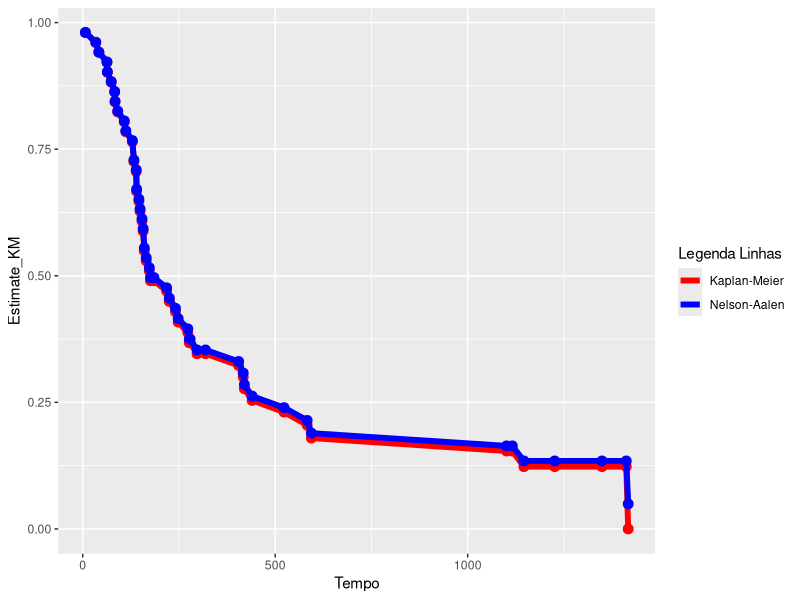

Here is the R script that generated this plot:
## ---- chunk 1
library(survival)
library(ggfortify)
library(dplyr)
## ---- chunk 2
tempo_mediano <- function(obj){
  obj <- obj |> filter(n.event != 0) |> select(estimate, time)
  y0 = obj |> filter(estimate > 0.5) |> select(estimate) |> tail(n=1)
  y1 = obj |> filter(estimate < 0.5) |> select(estimate) |> head(n=1)
  x0 = obj |> filter(estimate > 0.5) |> select(time) |> tail(n=1)
  x1 = obj |> filter(estimate < 0.5) |> select(time) |> head(n=1)
  (0.5 - y0)/(y1 - y0)*(x1 - x0) + x0
}
tempo_medio<- function(obj){
  if(obj |> tail(n=1) |> filter(n.event != 0) |> nrow() == 0){
    temp = obj |> tail(n=1) |> with(time)
  }else{
    temp = c()
  }
  obj <- obj |> filter(n.event != 0) |> select(estimate, time)
  temp <- obj |> with(time) |> c(temp)
  sobre <- obj |> with(estimate)
  temp_medio = 0
  for(i in 1:(length(temp)-1)){
    temp_medio = temp_medio+sobre[i]*(temp[i+1] - temp[i])
  }
  temp_medio = temp_medio + temp[1]
  temp_medio
}

interpolacao <- function(obj, temp){
  obj <- obj |> filter(n.event != 0) |> select(estimate, time)
  y0 = obj |> filter(time < temp) |> select(estimate) |> tail(n=1)
  y1 = obj |> filter(time > temp) |> select(estimate) |> head(n=1)
  x0 = obj |> filter(time < temp) |> select(time) |> tail(n=1)
  x1 = obj |> filter(time > temp) |> select(time) |> head(n=1)
  (temp-x0)/(x1 - x0)*(y1 - y0) + y0
  
}

prob <- function(obj, temp){
  y_ = interpolacao(obj, temp)
  obj <- obj |> filter(n.event != 0) |> select(estimate, time)
  y = obj |> filter(time == temp) |> select(estimate)
  list(prob = y, inter = y_)
}

tempo_medio_restante <- function(obj, param){
  y = prob(obj, param)
  if(obj |> tail(n=1) |> filter(n.event != 0) |> nrow() == 0){
    temp = obj |> tail(n=1) |> with(time)
  }else{
    temp = c()
  }
  obj <- obj |> filter(n.event != 0) |> select(estimate, time)
  temp <- obj |> filter(time > param) |> with(time) |> c(temp)
  sobre <- obj |> filter(time > param) |> with(estimate)
  sobre1 <- c(as.double(y$prob), sobre)
  sobre <- c(as.double(y$inter),sobre)
  temp <- c(param, temp)
  temp_medio_restante = 0
  temp_medio_restante1 = 0
  for(i in 1:(length(temp)-1)){
    temp_medio_restante = temp_medio_restante+sobre[i]*(temp[i+1] - temp[i])
    temp_medio_restante1 = temp_medio_restante1+sobre1[i]*(temp[i+1] - temp[i])
  }
  temp_medio_restante = temp_medio_restante/sobre[1]
  temp_medio_restante1 = temp_medio_restante1/sobre1[1]
  list(temp_medio_restante = temp_medio_restante1, temp_medio_restante_inter = temp_medio_restante)

}


tempo_interpolado <- function(obj, st){
  obj <- obj |> filter(n.event != 0) |> select(estimate, time)
  y0 = obj |> filter(estimate > st) |> select(estimate) |> tail(n=1)
  y1 = obj |> filter(estimate < st) |> select(estimate) |> head(n=1)
  x0 = obj |> filter(estimate > st) |> select(time) |> tail(n=1)
  x1 = obj |> filter(estimate < st) |> select(time) |> head(n=1)
  (st - y0)/(y1 - y0)*(x1 - x0) + x0
}

## ---- chunk 3
radio = '7, 34, 42, 63, 64, 74, 83, 84, 91, 108, 112, 129, 133, 133, 139, 140, 140, 146, 149, 154, 157, 160, 160, 165, 173, 176, 185+, 218, 225, 241, 248, 273, 277, 279+, 297, 319+, 405, 417, 420, 440, 523, 523+, 583, 594, 1101, 1116+, 1146, 1226+, 1349+, 1412+, 1417'

radio = stringr::str_split(radio, ", ") |> unlist()

censura <- as.vector(stringr::str_detect(radio,"[+]") |> sapply(\(x) if(x == TRUE ) 0 else 1))

radio <- gsub("[+]", "", radio) |> as.integer()
radio

df <- data.frame(radio = radio, censura = censura)
## ---- chunk 4
df
## ---- chunk 5
kaplan = survfit(Surv(df$radio,df$censura)~1) |> 
    broom::tidy()
nelson = survfit(Surv(df$radio,df$censura)~1, stype = 2) |> 
    broom::tidy()
nelson2 = survfit(coxph(Surv(df$radio,df$censura)~1,method = "breslow")) |> 
  broom::tidy()

kaplan |> 
    dplyr::select(Estimate_KM = estimate) |> 
    bind_cols(nelson |> select(time, Estimate_NH = estimate)) |> 
    bind_cols(nelson2 |> select(Estimate_NH2 = estimate)) |> head(n=10)
## ---- chunk 6
nelson$estimate == nelson2$estimate
## ---- chunk 7
nelson2$estimate[36:43]
## ---- chunk 8
nelson$estimate[36:43]
## ---- chunk 9
kaplan |> 
    dplyr::select(Estimate_KM = estimate) |> 
    bind_cols(nelson |> select(Tempo = time, Estimate_NH = estimate)) |> 
    ggplot()+
    geom_line(aes(Tempo, Estimate_KM, color = 'Kaplan-Meier'), size = 2)+
    geom_point(aes(Tempo, Estimate_KM), color = 'red', size = 3) +
    geom_line(aes(Tempo, Estimate_NH, color = 'Nelson-Aalen'), size = 2)+
    geom_point(aes(Tempo, Estimate_NH), color = 'blue', size = 3) +
    scale_colour_manual("Legenda Linhas", 
                        values = c( "Kaplan-Meier" = "red", "Nelson-Aalen" = "blue"))
## ---- chunk 10
leucemia = "9, 13, 13+, 18, 23, 28+, 31, 34, 45+, 48, 161+, 5, 5, 8, 8, 12, 16+, 23, 27, 30, 33, 43, 45"
leucemia = stringr::str_split(leucemia, ", ") |> unlist()

censura1 <- as.vector(stringr::str_detect(leucemia,"[+]") |> sapply(\(x) if(x == TRUE) 0 else 1))

leucemia <- gsub("[+]", "", leucemia) |> as.integer()
leucemia

df1 <- data.frame(leucemia = leucemia, censura = censura1)
## ---- chunk 11
kaplan = survfit(Surv(df1$leucemia,df1$censura)~1) |> 
    broom::tidy()
nelson = survfit(Surv(df1$leucemia,df1$censura)~1, type="fh") |> 
    broom::tidy()
nelson2 = survfit(coxph(Surv(df1$leucemia,df1$censura)~1,method = "breslow")) |> 
  broom::tidy()
teste1 = survfit(Surv(df1$leucemia,df1$censura)~1, ctype=2) |> 
    broom::tidy()
teste2= survfit(Surv(df1$leucemia,df1$censura)~1, ctype=2, stype = 2) |> 
    broom::tidy()
teste3= survfit(Surv(df1$leucemia,df1$censura)~1, ctype=1, stype = 2) |> 
    broom::tidy()

kaplan |> 
    dplyr::select(EstimateKM_prof = estimate) |> 
    bind_cols(nelson |> select(time, estimate_alisson = estimate)) |> 
    bind_cols(nelson2 |> select(Estimate_prof = estimate)) |>
    bind_cols(teste1 |> select(Estimate_ctype1 = estimate)) |> 
    bind_cols(teste2 |> select(Estimate_ctype2 = estimate)) |> 
    bind_cols(teste3 |> select(Estimate_stype2 = estimate)) |> View()

## ---- chunk 12
